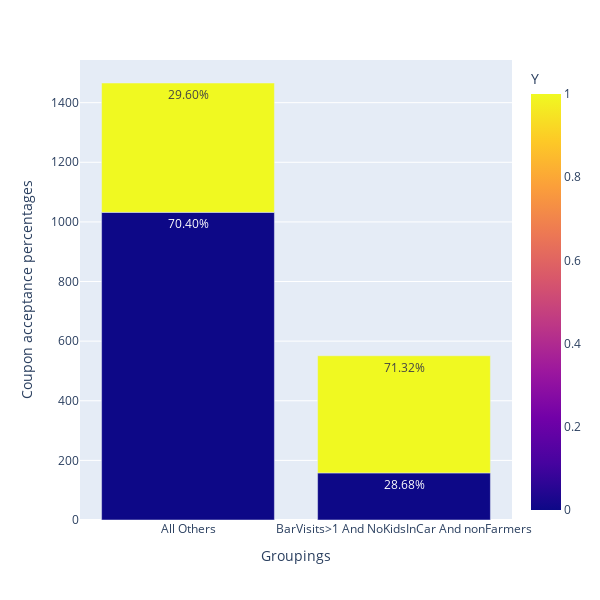

This figure's notebook cell:
### Markdown cell above
5. Use the same process to compare the acceptance rate between drivers who go to bars more than once a month and had passengers that were not a kid and had occupations other than farming, fishing, or forestry.

### Code cell
bar_data = bar_data.drop('crit',axis=1)
bar_more_than_once = ['1~3', 'gt8', '4~8']
occ_ignore_list = ['Farming Fishing & Forestry']
psngr_ignore_list = ['Kid(s)']
#print(bar_data['passanger'].unique())
#print(bar_data['occupation'].unique())
bar_data.loc[(bar_data.eval('Bar in @bar_more_than_once and \
                             passanger not in @psngr_ignore_list and \
                             occupation not in @occ_ignore_list')),'crit'] = 'BarVisits>1 And NoKidsInCar And nonFarmers'
bar_data.loc[(bar_data['crit'].isnull()), 'crit'] = 'All Others'

bar_data_g = bar_data.groupby(['crit', 'Y']).size().reset_index()
bar_data_g['percentage'] = bar_data.groupby(['crit', 'Y']).size().groupby(level=0).apply(lambda x: 100 * x / float(x.sum())).values
bar_data_g.columns = ['crit', 'Y', 'Counts', 'Percentage']

fig = px.bar(bar_data_g, x='crit',
             labels={'crit':'Groupings', 'value':'Coupon acceptance percentages'},
             y=['Counts'], color='Y', text=bar_data_g['Percentage'].apply(lambda x: '{0:1.2f}%'.format(x)))
fig.update_layout(width=600,
    height=600)
fig.show()
bar_data_g.head()

### Figure 1 — Plotly figure (JSON) as saved in the notebook; plotly's stock layout.template omitted (floating-point values rounded to 4 significant figures)
{"data": [{"alignmentgroup": "True", "hovertemplate": "Groupings=%{x}<br>Coupon acceptance percentages=%{y}<br>text=%{text}<br>Y=%{marker.color}<extra></extra>", "legendgroup": "", "marker": {"color": [0, 1, 0, 1], "coloraxis": "coloraxis", "pattern": {"shape": ""}}, "name": "", "offsetgroup": "", "orientation": "v", "showlegend": false, "text": ["70.40%", "29.60%", "28.68%", "71.32%"], "textposition": "auto", "type": "bar", "x": ["All Others", "All Others", "BarVisits>1 And NoKidsInCar And nonFarmers", "BarVisits>1 And NoKidsInCar And nonFarmers"], "xaxis": "x", "y": [1032, 434, 158, 393], "yaxis": "y"}], "layout": {"barmode": "relative", "coloraxis": {"colorbar": {"title": {"text": "Y"}}, "colorscale": [[0, "#0d0887"], [0.1111, "#46039f"], [0.2222, "#7201a8"], [0.3333, "#9c179e"], [0.4444, "#bd3786"], [0.5556, "#d8576b"], [0.6667, "#ed7953"], [0.7778, "#fb9f3a"], [0.8889, "#fdca26"], [1, "#f0f921"]]}, "height": 600, "legend": {"tracegroupgap": 0}, "margin": {"t": 60}, "width": 600, "xaxis": {"anchor": "y", "domain": [0, 1], "title": {"text": "Groupings"}}, "yaxis": {"anchor": "x", "domain": [0, 1], "title": {"text": "Coupon acceptance percentages"}}}}
